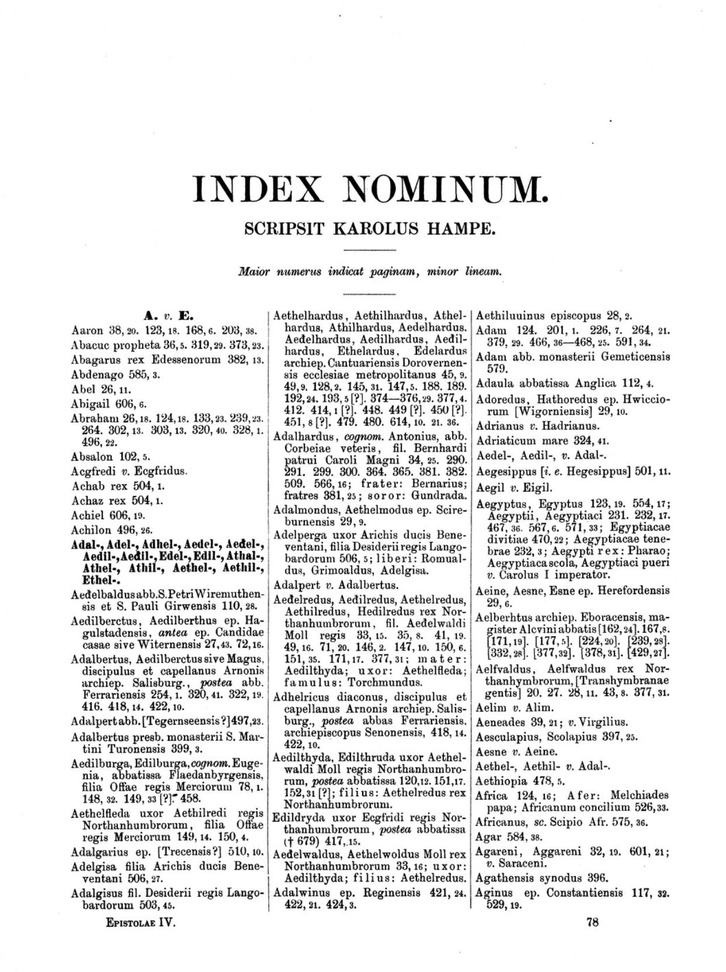
#> input picture data/index_02.JPG, 726 x 972 px, shrunk from 1243 x 1664 before the run
$ python -i Bounding_Boxes.py   (imports and definitions only)
#> lines starting #> are read from the running program, lines starting #| are printed output that depends on the picture; after the words box and inside, x2 and y2 are one past the last pixel; in counts of white or black regions, pixels touching at a corner belong together
import pytesseract
import  cv2

def Bounding_Boxes():
    image= cv2.imread("data/index_02.JPG")
#> image is the input picture: shape (972, 726, 3); min 0, max 255, mean 232.5
    base_image=image.copy()
    #cv2.cvtColor: Görüntüyü gri tonlamaya dönüştürür. OCR işlemleri için gri tonlama genellikle daha verimli olur.
    gray=cv2.cvtColor(image,cv2.COLOR_BGR2GRAY)
    cv2.imwrite("temp/index_gray.png",gray)
    #cv2.GaussianBlur: Görüntüyü 7x7 boyutundaki bir Gauss filtresi ile bulanıklaştırır. Bu işlem, gürültüyü azaltmak için yapılır.
    blur=cv2.GaussianBlur(gray,(7,7),0)
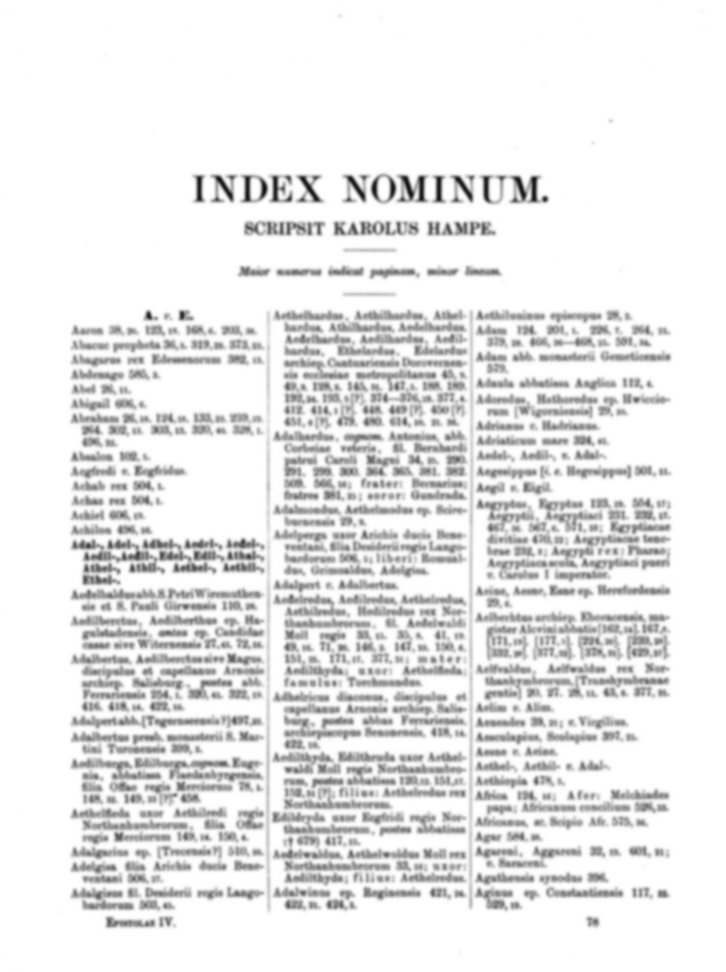
#> blur: shape (972, 726); min 16, max 255, mean 232.6
    cv2.imwrite("temp/index_blur.png",blur)
    #cv2.threshold: Otsu yöntemi kullanılarak bulanıklaştırılmış görüntüye ikili (binary) eşikleme uygulanır.
    # Bu, görüntüyü siyah-beyaz hale getirir ve metinlerin öne çıkmasını sağlar.
    thresh=cv2.threshold(blur,0,255,cv2.THRESH_BINARY_INV+cv2.THRESH_OTSU)[1]
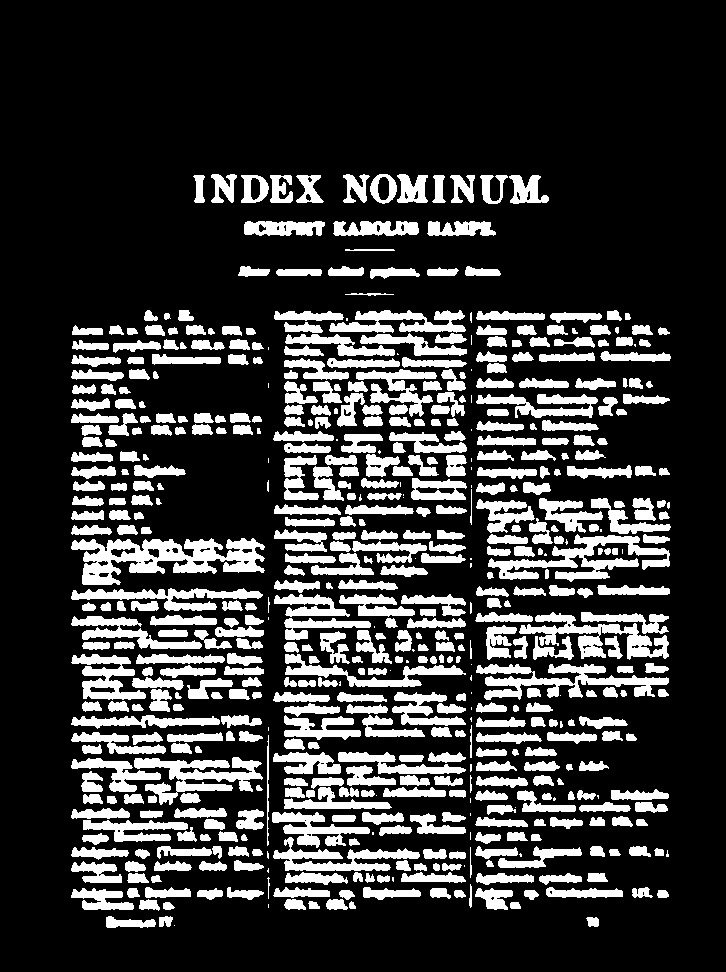
#> thresh: shape (972, 726); 21.5% white; 580 white regions (60 under 20 px), largest, box (x1, y1, x2, y2) and area: (71, 538, 265, 585) 4744, (488, 534, 670, 582) 3135, (476, 664, 669, 700) 2890
    cv2.imwrite("temp/index_thresh.png",thresh)
    #cv2.getStructuringElement: 3x13 boyutunda dikdörtgen bir yapısal eleman oluşturur.
    #cv2.dilate: Eşiklenen görüntüde dilatasyon (genişletme) işlemi uygular, bu sayede konturlar daha belirgin hale gelir.
    kernal=cv2.getStructuringElement(cv2.MORPH_RECT,(3,13))
    cv2.imwrite("temp/index_kernel.png",kernal)
    dilate= cv2.dilate(thresh,kernal,iterations=1)
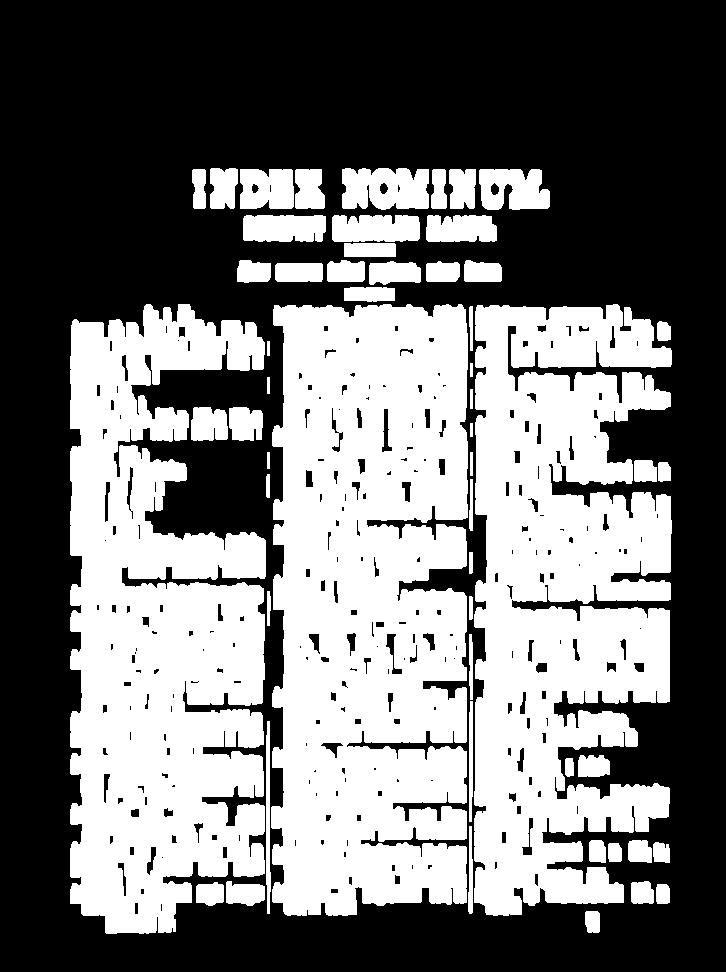
#> dilate: shape (972, 726); 45.1% white; 55 white regions
    cv2.imwrite("temp/index_dilate.png", dilate)
    #cv2.findContours: Dilatasyon işleminden sonra görüntüdeki konturları (nesne sınırları) tespit eder.
    cnts=cv2.findContours(dilate,cv2.RETR_EXTERNAL,cv2.CHAIN_APPROX_SIMPLE)
#> cnts = 55 contours; largest, box (x1, y1, x2, y2) and area: (271, 304, 468, 916) 106866, (474, 304, 672, 916) 89226, (70, 304, 266, 934) 89196, (342, 168, 429, 210) 3086, (479, 169, 550, 210) 2270
    cnts=cnts[0] if len(cnts) == 2 else cnts[1]
    # sorted: Tespit edilen konturlar, x eksenine göre soldan sağa sıralanır.
    cnts=sorted(cnts,key=lambda  x:cv2.boundingRect(x)[0])
    results= []
    for c in cnts:
        #cv2.boundingRect: Her bir kontur için bir dikdörtgen çizilir ve koordinatları alınır.
        x,y,w,h=cv2.boundingRect(c)
        #if h>200 and w>20: Yüksekliği 200'den ve genişliği 20'den büyük olan konturların OCR işlemine alınmasını sağlar.
        # Bu, sadece büyük metin bloklarıyla çalışmak için yapılır.
        if h>200 and w>20:
            roi=image[y:y+h, x:x+h]
            cv2.imwrite("temp/index_roi.png", roi)
            cv2.rectangle(image, (x,y),(x+w, y+h),(36,255,12),2)
            #pytesseract.image_to_string(roi): Tesseract kullanarak, kontur içine alınan bölgedeki metin tanınır.
            ocr_result=pytesseract.image_to_string(roi)
            ocr_result=ocr_result.split("\n")
            for item in ocr_result:
                results.append(item)
#> this loop made 1 pass
#> (x, y, w, h) on pass 1: (70, 304, 196, 630)
#> pass 1, in Bounding_Boxes, `roi=image[y:y+h, x:x+h]`:
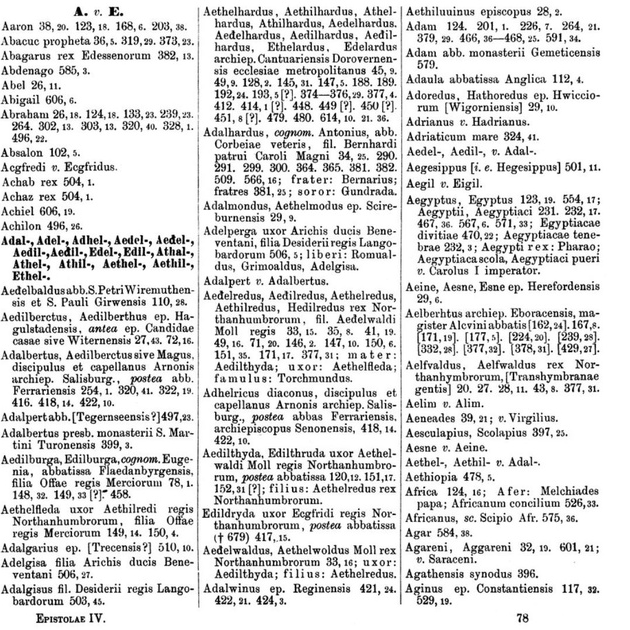
#> roi: shape (630, 630, 3); min 0, max 255, mean 218.2
#> after the loop:
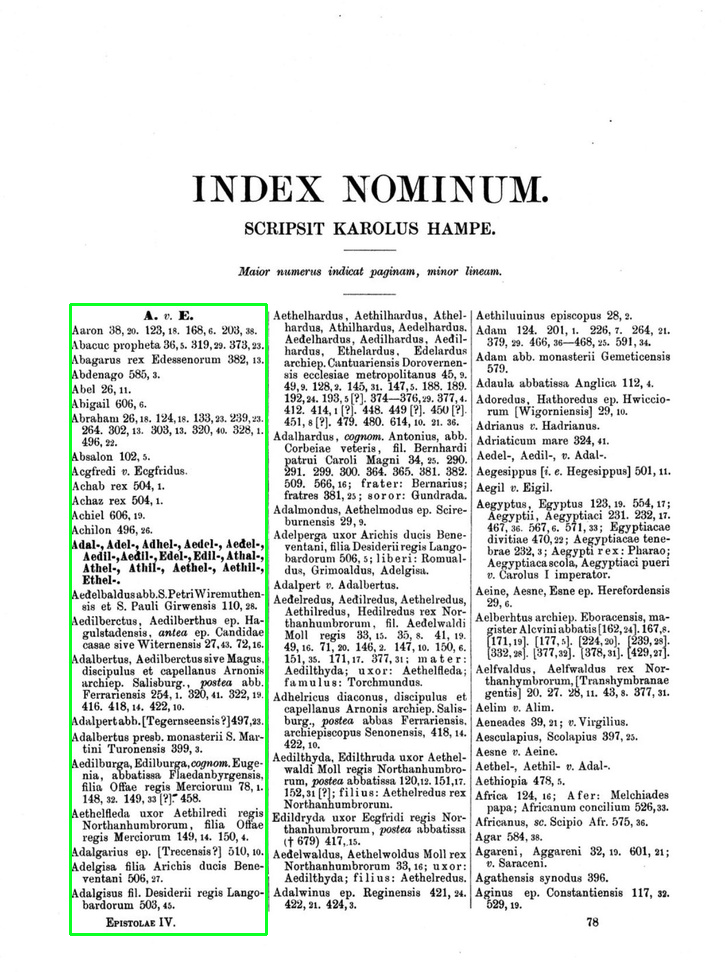
#> image: shape (972, 726, 3); 0.7% of pixels changed, all inside (x1, y1, x2, y2) = (69, 303, 268, 936)
#> after the loop:
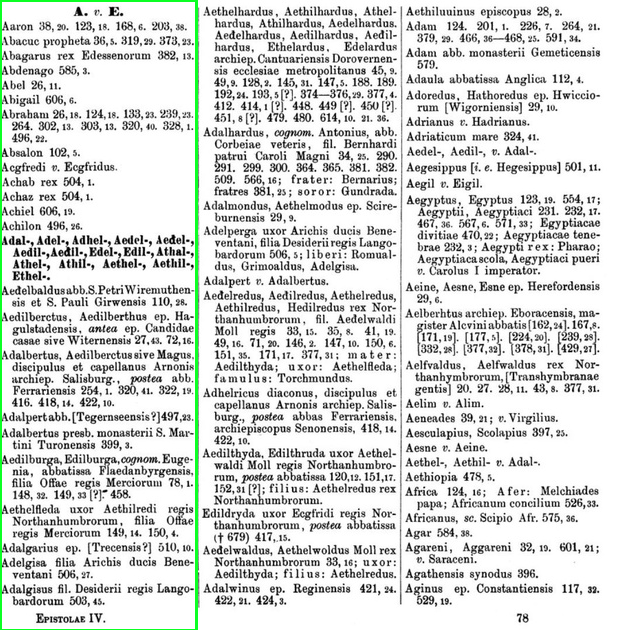
#> roi: shape (630, 630, 3); 0.94% of pixels changed, all inside (x1, y1, x2, y2) = (0, 0, 198, 630)
#> after the loop, results = []
    cv2.imwrite("temp/index_bbox.png", image)
    print(results)
    entities=[]
    for item in results:
        #strip(): Metindeki gereksiz boşluklar ve yeni satır karakterleri temizlenir.
        item=item.strip().replace("\n","")
        item=item.split(" ")[0]
        if len(item) >2:
            #if item[0] == "A": Metin "A" harfi ile başlıyorsa ve içinde "-" karakteri yoksa, metin filtrelenir.
            if  item[0]=="A" and "-" not in item:
                item=item.split(".")[0].replace(",","").replace(":","")
                entities.append(item)
    #print(entities)
    #list(set(entities)): Duplicates(tekrarlayan) elemanlar listeden çıkartılır.
    entities=list(set(entities))
    #print(entities)
    #entities.sort(): Filtrelenmiş metinler alfabetik olarak sıralanır ve ekrana yazdırılır.
    entities.sort()
    print(entities)

#> (the run stopped early here; a loop or call above may not have finished)

$ run again, with data/sample_mgh.JPG copied over data/index_02.JPG
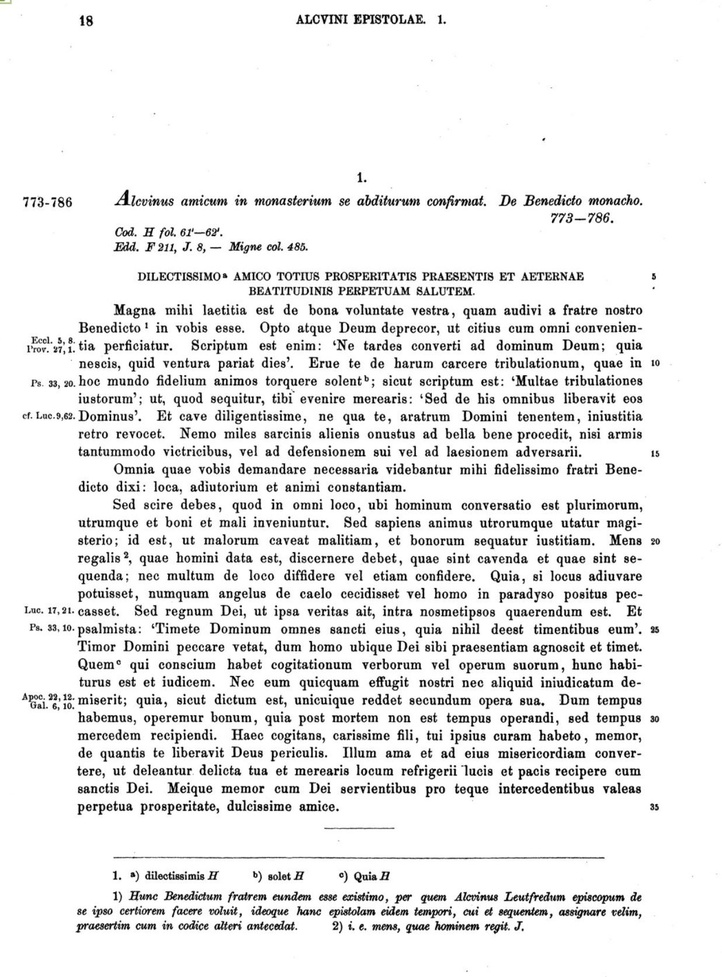
#> input picture data/sample_mgh.JPG, 722 x 977 px, shrunk from 1236 x 1672 before the run
#> in Bounding_Boxes, image is the input picture: shape (977, 722, 3); mean B, G, R 233.6, 233.6, 233.6
#> in Bounding_Boxes, `thresh=cv2.threshold(blur,0,255,cv2.THRESH_BINARY_INV+cv2.THRESH_OTSU)..`:
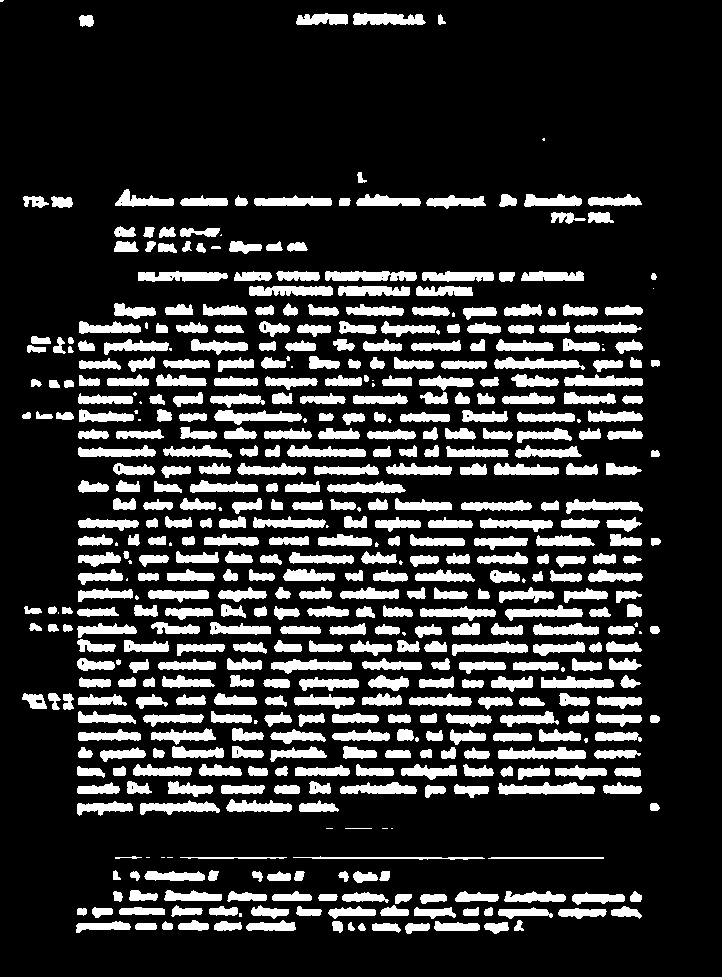
#> thresh: shape (977, 722); 18.9% white; 515 white regions (47 under 20 px), largest, box (x1, y1, x2, y2) and area: (498, 782, 595, 795) 851, (325, 271, 417, 281) 784, (498, 747, 586, 759) 762
#> dilate: shape (977, 722); 46.2% white; 54 white regions
#> cnts = 54 contours; largest, box (x1, y1, x2, y2) and area: (76, 265, 644, 822) 282815, (75, 850, 643, 940) 32347, (523, 188, 643, 230) 3322, (137, 265, 229, 288) 1792, (352, 7, 427, 31) 1586
#> the loop in Bounding_Boxes, `for c in cnts:` made 15 passes
#> (x, y, w, h) on passes 1 to 8: (0, 0, 5, 8), (21, 687, 54, 29), (21, 406, 11, 19), (22, 190, 52, 24), (23, 600, 20, 37), (26, 330, 49, 30), (30, 373, 13, 20), (35, 405, 19, 20)
#> after the loop in Bounding_Boxes, `for c in cnts:`:
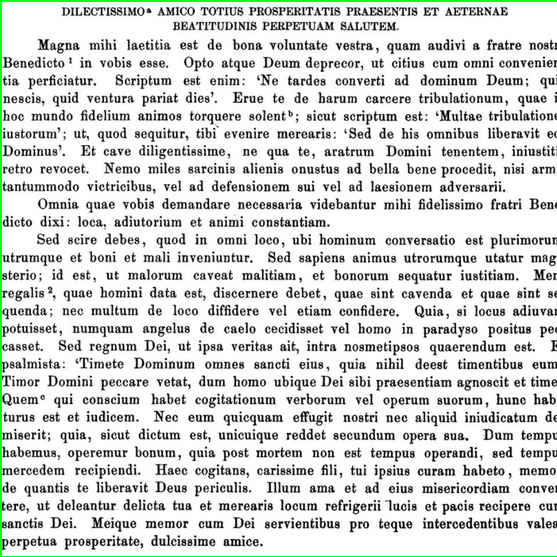
#> roi: shape (557, 557, 3); mean B, G, R 213.6, 215.6, 213.4
#> after the loop in Bounding_Boxes, `for c in cnts:`: results = []
